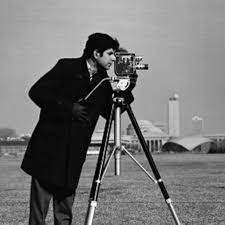
#> input picture Canny Edge Detection/cameraman.jpeg, 225 x 225 px, found by its file name
$ python EstimatingSNR.py
#> lines starting #> are read from the running program, lines starting #| are printed output that depends on the picture; after the words box and inside, x2 and y2 are one past the last pixel; in counts of white or black regions, pixels touching at a corner belong together
from matplotlib import pyplot as plt
import numpy as np
import cv2
import scipy
from scipy import signal
from math import log10, sqrt

'''
---------------------------------------------------------------------------
SAME CODES IN WIENER.PY STARTS HERE, SKIP TO SNR PART
---------------------------------------------------------------------------
'''

'''
READING AN IMAGE
'''
image = cv2.imread('cameraman.jpeg', cv2.IMREAD_GRAYSCALE)
#> image is the input picture: shape (225, 225); min 0, max 255, mean 118
plt.imshow(image, cmap='gray')
plt.title('x(m, n): Input Image')
plt.show()

'''
CREATING MOTION BLUR KERENEL
Inputs: size of the kernel
Returns: motion blur kernel
'''
def motionblurKernel(size):
    motion_blur = np.zeros((size, size))
    motion_blur[int((size-1)/2), :] = np.ones(size)
    motion_blur = motion_blur / size
    return motion_blur

blur = motionblurKernel(10)

'''
APPLYING MOTION BLUR TO IMAGE
Inputs: Image, size of kernel if required. by default it takes 3 for faster computations
Returns: Blurred Image, Applied kernel
'''
def apply_motion_blur(image, size=3):

#> called with size = 3
    img = np.copy(image)
    kernel = np.eye(size)/size
    img = scipy.signal.convolve2d(img, kernel, mode='valid')
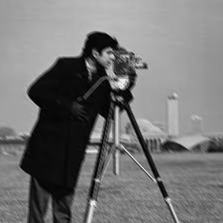
#> img: shape (223, 223) float64; min 0, max 249.7, mean 117.6
    img = np.uint8(img)

    return img, kernel

'''
APPLY ANY ONE BLUR FUNCTIONS
Im applying motion blur, but works with all above blurs.
'''
Blurred_image, kernel = apply_motion_blur(image)
#> kernel = [[0.333, 0, 0], [0, 0.333, 0], [0, 0, 0.333]]
plt.imshow(Blurred_image, cmap='gray')
plt.title('Blurred Image')
plt.show()

'''
ADDING NOISE TO THE IMAGE
Inputs: Blurred Image, Variance of noise
Returns: Nosiy Blurred Image
'''
def add_gaussian_noise(img, variance):
#> called with variance = 4
    image = np.copy(img).astype(float)
#> image: shape (223, 223) float64
    gaussian = np.random.normal(0, variance, np.shape(image))

    noisy_image = image + gaussian
    noisy_image = np.round(noisy_image)

    #Random values may exceed 0, 255: so keeping bounds
    noisy_image[np.where(image<0)] = 0
    noisy_image[np.where(image>255)] = 255

    noisy_image = np.uint8(noisy_image)

    return noisy_image

'''
Adding noise with variance 4.
'''
noisy_blurred_image = add_gaussian_noise(Blurred_image, 4)
plt.imshow(noisy_blurred_image, cmap='gray')
plt.title('Noisy Blurred Image')
plt.show()

'''
WIENER FILTER IMPLEMENTATION
Inputs: Noisy Blurred Image, Applied PSF and SNR (k)
Returns: Reconstructed Image
'''
def filters(blurred_noisy_image, h, k=5):

    image = np.copy(blurred_noisy_image)

    h = np.pad(h, [(0, image.shape[0] - h.shape[0]), (0, image.shape[1] - h.shape[1])], 'constant')

    dft_image = np.fft.fft2(image)
    dft_h = np.fft.fft2(h)

    dft_h_conjugate = np.conj(dft_h)

    weiner_filter = dft_h_conjugate/((np.abs(dft_h)*np.abs(dft_h))+(1/k))

    dft_output_image = dft_image * weiner_filter
    output_image = np.fft.ifft2(dft_output_image)

    output_image = np.uint8(np.abs(output_image))

    return output_image


'''
---------------------------------------------------------------------------
SAME CODES IN WIENER.PY ENDS HERE
---------------------------------------------------------------------------
'''

'''
ESTIMATION OF SNR (AS SAID IN CLASS)
Inputs: Image, kernel
Returns: SNR (k)
'''

def determine_SNR(image, h):
    ACF_Image = scipy.signal.correlate2d(image, image)
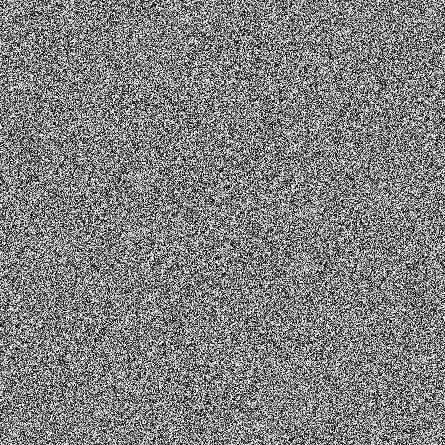
#> ACF_Image: shape (445, 445); min 0, max 255, mean 128
    Syy = abs(np.fft.fft2(ACF_Image))

    h = np.pad(h, [(0, image.shape[0] - h.shape[0]), (0, image.shape[1] - h.shape[1])], 'constant')

    ACF_Noise = scipy.signal.correlate2d(h, h)
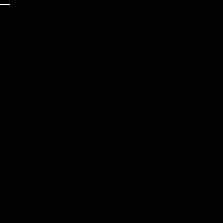
#> h: shape (223, 223) float64; values 0 (black) and 0.1 (white), 0.02% white in thin lines or dots, all inside (x1, y1, x2, y2) = (0, 4, 10, 5)
    Snn = abs(np.fft.fft2(ACF_Noise))

    h = np.pad(h, [(0, Syy.shape[0] - h.shape[0]), (0, Syy.shape[1] - h.shape[1])], 'constant')
    dft_h = np.fft.fft2(h)

    Sxx = (Syy - Snn)/(abs(dft_h)**2)

    #Sn = np.linalg.norm(Snn)
    #Sx = np.linalg.norm(Sxx)

    Sx = np.mean(Sxx)
#> Sx = 2.36e+35
    Sn = np.mean(Snn)
#> Sn = 0.1
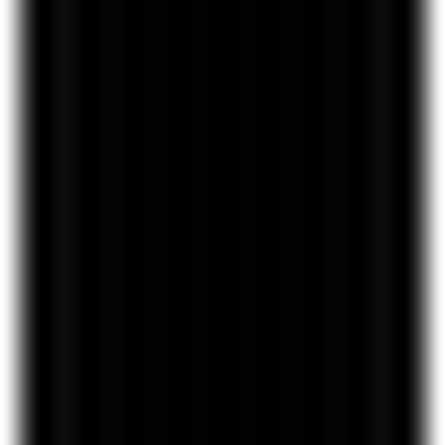
#> Snn: shape (445, 445) float64; min 2.96e-17, max 1, mean 0.1
    k = Sx/Sn
#> k = 2.36e+36
    print('SNR = ',k)
#| SNR =  2.3623815070153163e+36
    print('1/k is ',1/k)
#| 1/k is  4.233016542969054e-37
    return k


k = determine_SNR(noisy_blurred_image, blur)
#> k = 2.36e+36

reconst_image = filters(noisy_blurred_image, kernel, k)
#> in filters, `h = np.pad(h, [(0, image.shape[0] - h.shape[0]), (0, image.shape[1] - ..`: h: shape (223, 223) float64; values 0 (black) and 0.333 (white), 0.01% white in thin lines or dots, all inside (x1, y1, x2, y2) = (0, 0, 3, 3)
#> in filters, `output_image = np.uint8(np.abs(output_image))`:
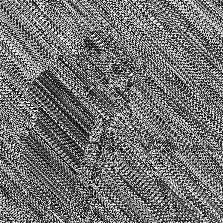
#> output_image: shape (223, 223); min 0, max 255, mean 113.3
plt.imshow(reconst_image, cmap='gray')
plt.title('Reconstructed Image By Very High Calculated SNR')
plt.show()
